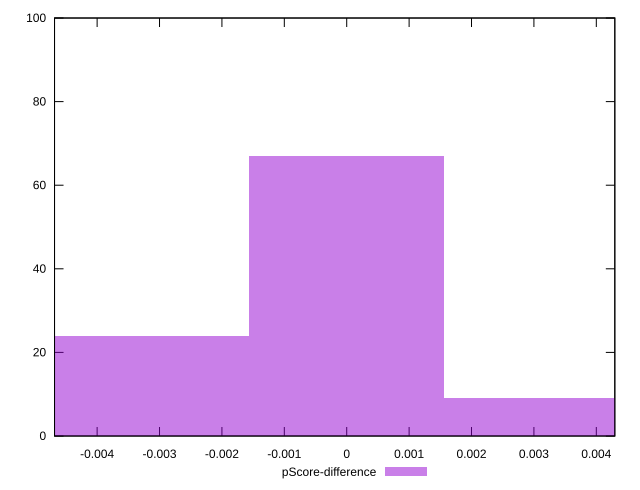

Recreate this plot in gnuplot.
reset

$pScoreDifference <<EOF
0 67
-0.003130665942598407 24
0.003130665942598407 9
EOF

set key outside below
set boxwidth 0.003130665942598407
set xrange [-0.004682499999180467:0.0042966666662443975]
set yrange [0:100]
set trange [0:100]
set style fill transparent solid 0.5 noborder
set terminal svg size 640, 490 enhanced background rgb 'white'
set output "reprap/uses-rel-preconnect/samples/pages+cached+noexternal+nomedia/pScore-difference/histogram.svg"

plot $pScoreDifference title "pScore-difference" with boxes

reset
